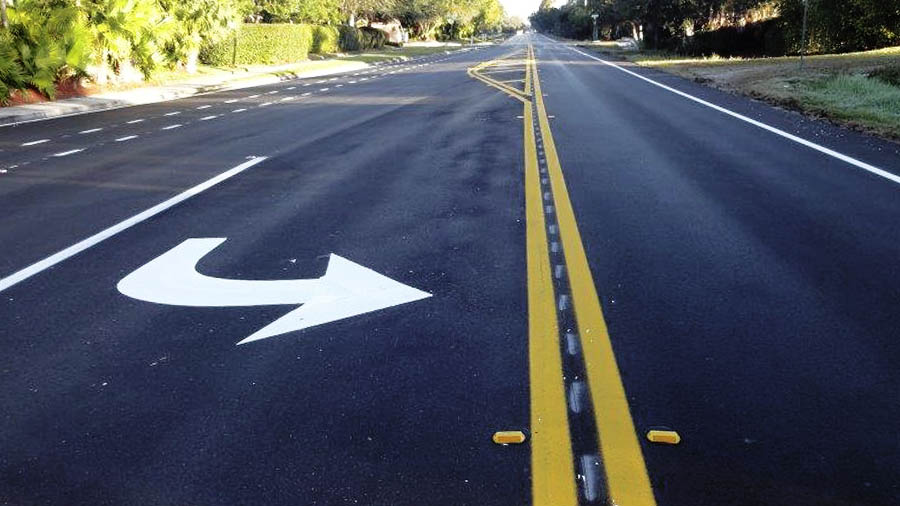
%> input picture Lane Detection/Images/test/test03.jpg, 900 x 506 px; its folder holds 4 pictures in this run
$ octave script_4_slides.m   (GNU Octave 9; MATLAB toolbox functions it lacks are replaced by stand-ins)
%> lines starting %> are read from the running program, lines starting %| are printed output that depends on the picture
%% Prepare the script
close all
clear all
clc

%%

folder_name = '..\Images\test\';
addpath(folder_name)

%% Load all the images in the folder

image_location= '..\Images\test\*.jpg';
image_files = dir(image_location);
nfiles = length(image_files);

for n = 1:nfiles;
       current_image_name = image_files(n).name;
       current_image_folder = image_files(n).folder;
       current_image = imread(current_image_name);
%> current_image is the input picture: size 506x900x3 uint8; mean R, G, B 77.1, 82.4, 91.6
       current_image_hsv = rgb2hsv(current_image);
%> current_image_hsv: size 506x900x3 double; mean H, S, V 0.536, 0.412, 0.409
       images_names{n} = current_image_name;
       images_rgb{n} = current_image;
       images_hsv{n} = current_image_hsv;
end


%%
istart = 4;
%> istart = 4
iend = 4;
% [6 lines of commented-out code are left out]

for i = istart:iend;
    image_rgb = images_rgb{i};
    image_hsv = images_hsv{i};
% [7 lines of commented-out code are left out]

    show_hsv = image_hsv;
    show_hsv(:,:,2) = 0.4;
    show_rgb = hsv2rgb(show_hsv);
%     figure(1024)
%     imshow(show_rgb)

%     class(image_rgb)
    class(image_hsv)
    sz = size(image_hsv); % size of the matrix

    v_value = image_hsv(:,:,3);
    s_value = image_hsv(:,:,2);
%     figure(2)
%     imshow(v_value)

    Nrows = sz(1); % Number of rows of the matrix
    Ncols = sz(2); % Number of columns of the matrix
    Npages = sz(3); % Number of pages of the matrix
%     new_v = histeq(v_value);


    v_mean = mean(v_value, 'all');
    gamma = v_mean/0.4;
    new_v = 1 * (v_value/1).^(gamma);
    v_std = std(v_value, 1, 'all');
%     new_v = (v_value - v_mean)/v_std;
%     new_v = imadjust(v_value, [],[], gamma);
    rescale_v = rescale(new_v);

% [5 lines of commented-out code are left out]


    new_hsv = image_hsv;
    new_hsv(:,:,3) = new_v;
%     new_hsv(:,:,3) = rescale_v;
%     figure(3)
%     imshow(new_hsv)
    new_rgb = hsv2rgb(new_hsv);

    figure(44)
    imshowpair(image_rgb, new_rgb, 'montage')
    new_v_mean = mean(new_hsv(:,:,3), 'all');

    all_hsv = reshape(image_hsv, Nrows*Ncols, Npages); % Reshape the N x M matrix to an NxM x 1 array

    all_v = all_hsv(:,3); % Grab the Value value

% [50 lines of commented-out code are left out]

end
%> this loop made 1 pass
%> (i, Nrows, Ncols, Npages) on pass 1: (4, 225, 225, 3)
%> pass 1, `image_rgb = images_rgb{i};`:
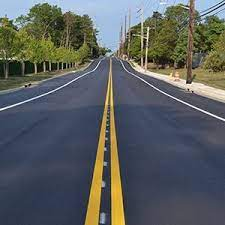
%> image_rgb: size 225x225x3 uint8; mean R, G, B 90, 94.3, 94.8
%> pass 1, `image_hsv = images_hsv{i};`:
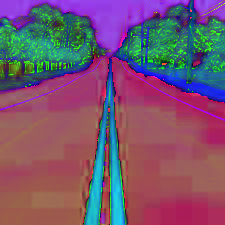
%> image_hsv: size 225x225x3 double; mean R, G, B 0.472, 0.334, 0.434
%> pass 1, `show_rgb = hsv2rgb(show_hsv);`:
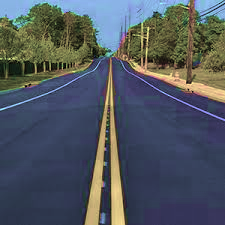
%> show_rgb: size 225x225x3 double; mean R, G, B 0.316, 0.343, 0.374
%> pass 1, `v_value = image_hsv(:,:,3);`:
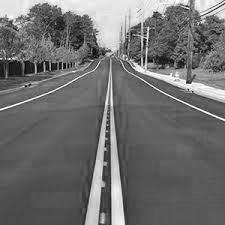
%> v_value: size 225x225 double; min 0.00392, max 1, mean 0.434
%> after the loop:
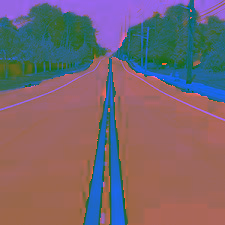
%> show_hsv: size 225x225x3 double; mean R, G, B 0.472, 0.4, 0.434
%%
s_low = 0.4;
% v_low = new_v_mean;
v_low = 0.4;
h_low = 0.1;
h_high = 0.15;
all_hsv = reshape(image_hsv, Nrows*Ncols, Npages); % Reshape the N x M matrix to an NxM x 1 array
new_all_hsv = reshape(new_hsv, Nrows*Ncols, Npages);
clean_hsv = all_hsv((all_hsv(:,2) >= s_low)&(all_hsv(:,3) >= v_low)&((all_hsv(:,1)>=h_low)&(all_hsv(:,1)<=h_high)), :);% Remove values for saturation less than 0.15

new_clean_hsv = new_all_hsv((new_all_hsv(:,2) >= s_low)&(new_all_hsv(:,3) >= v_low)&((new_all_hsv(:,1)>=h_low)&(new_all_hsv(:,1)<=h_high)), :);% Remove values for saturation less than 0.15
Nbins = 100; % Set the number of bins
binwidth = 1/Nbins;
xEdges = linspace(0,1,Nbins + 1); % Specify the edges of the bins in x dimension
yEdges = linspace(0,1,Nbins + 1); % Specify the edges of the bins in y dimension
figure(10)
%> (the run ends here)
